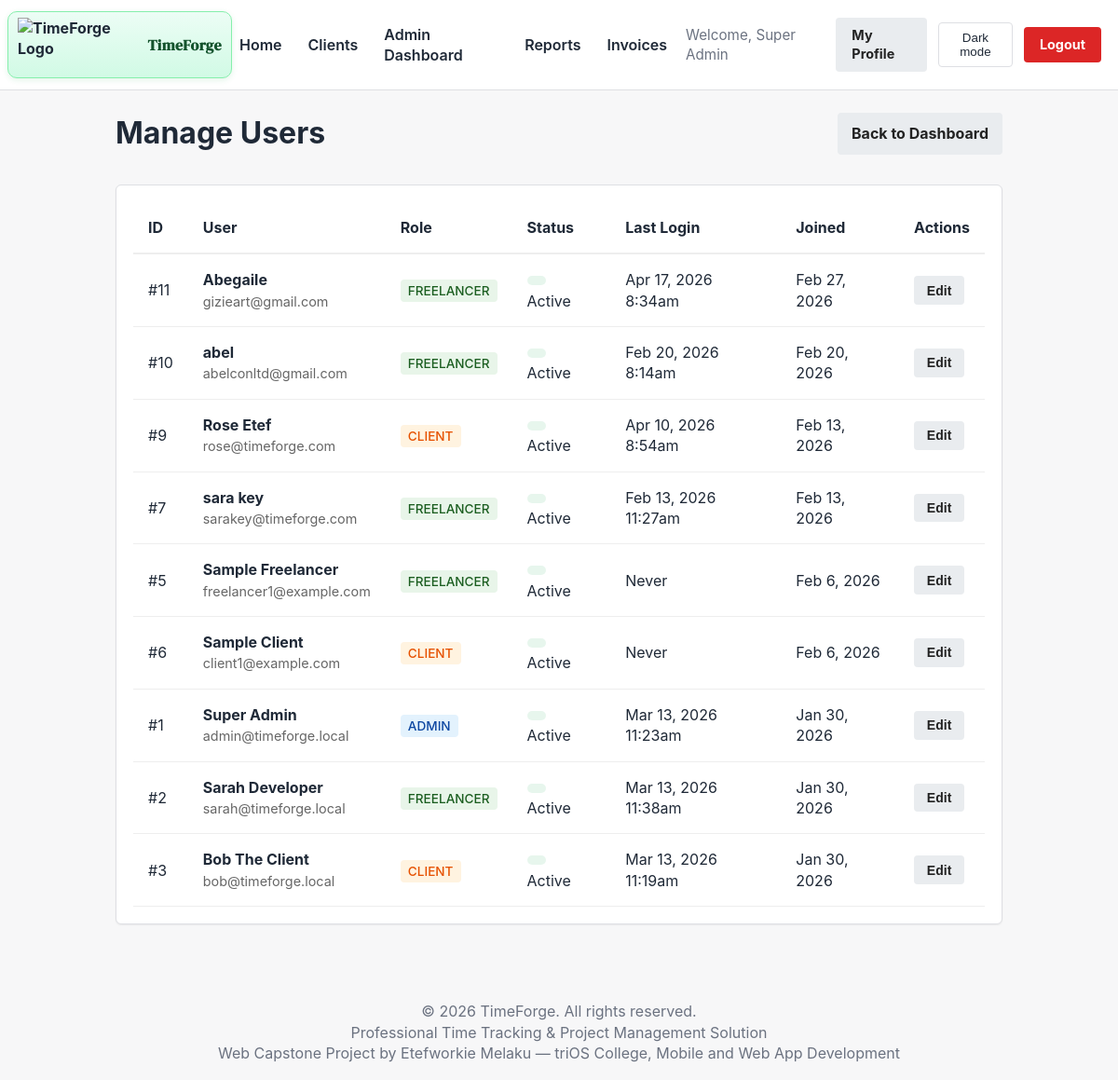
Before: /admin/users.php (signed in) with the older database file.
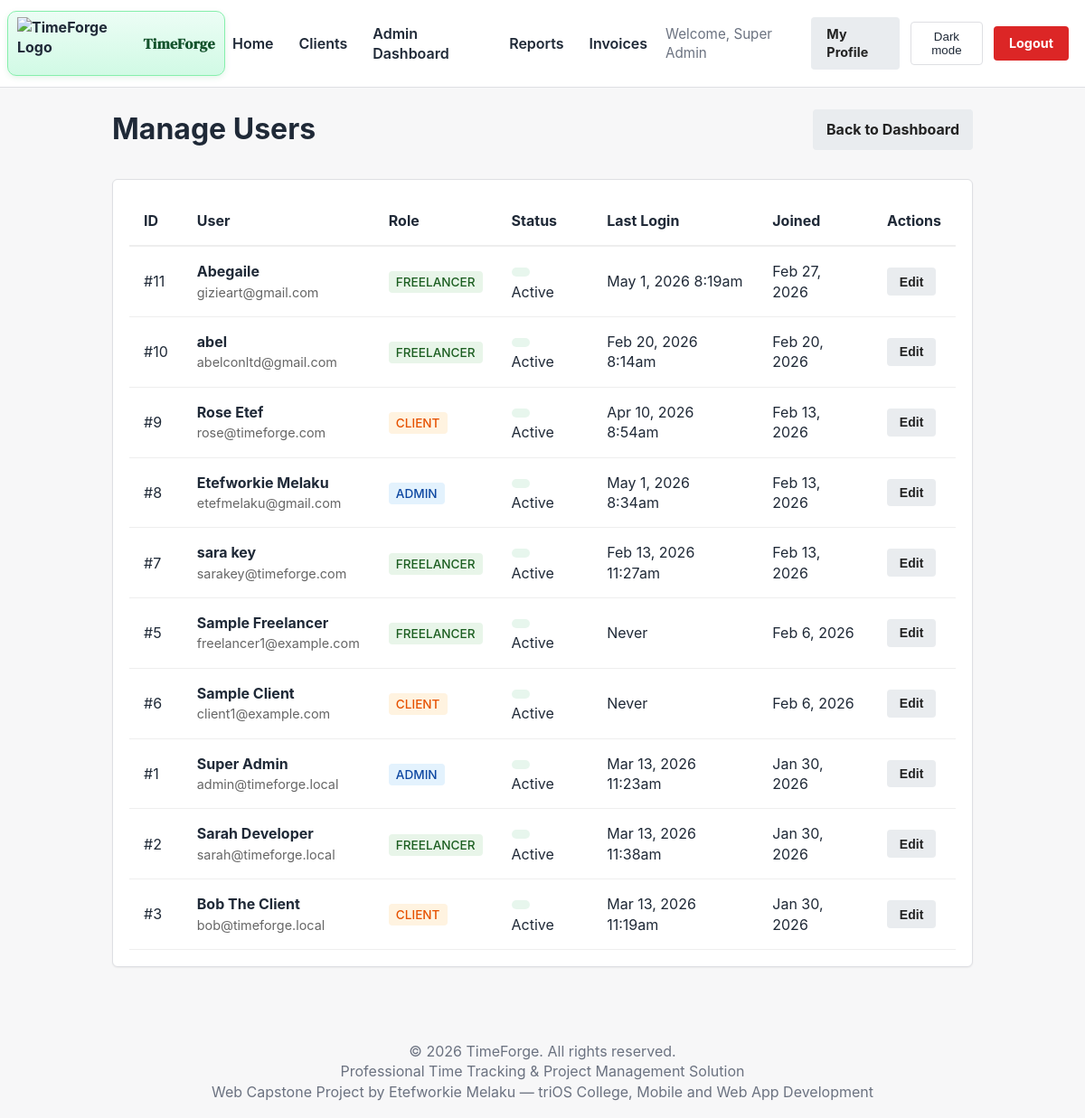
After: the same page with the newer database file.
### tables this page shows
CREATE TABLE `users` (
  `id` int(11) NOT NULL AUTO_INCREMENT,
  `company_id` int(11) DEFAULT NULL,
  `username` varchar(50) NOT NULL,
  `email` varchar(100) NOT NULL,
  `password` varchar(255) NOT NULL,
  `role` enum('admin','freelancer','client') NOT NULL DEFAULT 'freelancer',
  `full_name` varchar(100) NOT NULL,
  `company_name` varchar(150) DEFAULT NULL,
  `business_tagline` varchar(200) DEFAULT NULL,
  `company_logo` varchar(255) DEFAULT NULL,
  `is_active` tinyint(1) DEFAULT 1,
  `last_login` datetime DEFAULT NULL,
  `last_active_at` datetime DEFAULT NULL,
  `current_project_id` int(11) DEFAULT NULL,
  `password_reset_token` varchar(255) DEFAULT NULL,
  `password_reset_expires` datetime DEFAULT NULL,
  `created_at` timestamp NOT NULL DEFAULT current_timestamp(),
  `updated_at` timestamp NOT NULL DEFAULT current_timestamp() ON UPDATE current_timestamp(),
  PRIMARY KEY (`id`),
  UNIQUE KEY `username` (`username`),
  UNIQUE KEY `email` (`email`),
  KEY `users_fk_current_project` (`current_project_id`),
  KEY `company_id` (`company_id`),
  CONSTRAINT `users_fk_company` FOREIGN KEY (`company_id`) REFERENCES `companies` (`id`) ON DELETE SET NULL,
  CONSTRAINT `users_fk_current_project` FOREIGN KEY (`current_project_id`) REFERENCES `projects` (`id`) ON DELETE SET NULL
);

### src/Core/Auth.php (called while the page is built, shortened)
<?php
function devBypassEnabled() {
    return defined('DEV_AUTH_BYPASS') && DEV_AUTH_BYPASS === true;
}
function getCurrentUser() {
    return isset($_SESSION['user_id']) ? $_SESSION : null;
}
function isLoggedIn() {
    return isset($_SESSION['user_id']) && !empty($_SESSION['user_id']);
}
function hasRole($role) {
    return isset($_SESSION['role']) && $_SESSION['role'] === $role;
}

### admin/users.php (the view, shortened to what the changed rows need)
<?php
require_once __DIR__ . '/../includes/auth.php';
try {
    $stmt = $pdo->prepare("SELECT id, username, email, full_name, role, is_active, last_login, created_at FROM users WHERE company_id = :company_id ORDER BY created_at DESC");
    $stmt->execute([':company_id' => $_SESSION['company_id']]);
    $users = $stmt->fetchAll(PDO::FETCH_ASSOC);
} catch (PDOException $e) {
    die("Error fetching users: " . $e->getMessage());
}
?>
<!DOCTYPE html>
<html lang="en">
<head>
    <link rel="stylesheet" href="/TimeForge_Capstone/css/style.css">
</head>
<body>
    <?php include_once __DIR__ . '/../includes/header_partial.php'; ?>
    <div class="container">
        <div style="display: flex; justify-content: space-between; align-items: center; margin-bottom: 2rem;">
            <h1>Manage Users</h1>
        </div>
        <div class="card">
            <div style="overflow-x: auto;">
                <table style="width: 100%; border-collapse: collapse;">
                    <thead>
                        <tr style="border-bottom: 2px solid #eee; text-align: left;">
                            <th style="padding: 1rem;">ID</th>
                            <th style="padding: 1rem;">User</th>
                            <th style="padding: 1rem;">Role</th>
                            <th style="padding: 1rem;">Status</th>
                            <th style="padding: 1rem;">Last Login</th>
                            <th style="padding: 1rem;">Joined</th>
                            <th style="padding: 1rem;">Actions</th>
                        </tr>
                    </thead>
                    <tbody>
                        <?php foreach ($users as $user): ?>
                        <tr style="border-bottom: 1px solid #eee;">
                            <td style="padding: 1rem;">#<?= $user['id'] ?></td>
                            <td style="padding: 1rem;">
                                <strong><?= htmlspecialchars($user['full_name']) ?></strong><br>
                                <span style="font-size: 0.9em; color: #666;"><?= htmlspecialchars($user['email']) ?></span>
                            </td>
                            <td style="padding: 1rem;">
                                <span class="role-badge role-<?= $user['role'] ?>"><?= ucfirst($user['role']) ?></span>
                            </td>
                            <td style="padding: 1rem;">
                                <span class="status-badge <?= $user['is_active'] ? 'status-active' : 'status-inactive' ?>"></span>
                                <?= $user['is_active'] ? 'Active' : 'Disabled' ?>
                            </td>
                            <td style="padding: 1rem;">
                                <?= $user['last_login'] ? date('M j, Y g:ia', strtotime($user['last_login'])) : 'Never' ?>
                            </td>
                            <td style="padding: 1rem;">
                                <?= date('M j, Y', strtotime($user['created_at'])) ?>
                            </td>
                            <td style="padding: 1rem;">
                                <button class="btn btn-secondary btn-sm" disabled>Edit</button>
                            </td>
                        </tr>
                        <?php endforeach; ?>
                    </tbody>
                </table>
            </div>
        </div>
    </div>
</body>
</html>

### includes/header_partial.php (shortened to what the changed rows need)
<?php
require_once __DIR__ . '/auth.php';
$current_user = getCurrentUser();
?>
<header>
  <nav>
    <a href="/TimeForge_Capstone/index.php">Home</a>
    <?php if (isLoggedIn()): ?>
      <?php if (hasRole('client')): ?>
        <a href="/TimeForge_Capstone/client/dashboard.php">My Dashboard</a>
        <a href="/TimeForge_Capstone/client/projects.php">My Projects</a>
        <a href="/TimeForge_Capstone/invoices/history.php">Invoices</a>
      <?php else: ?>
        <a href="/TimeForge_Capstone/clients.php">Clients</a>
        <?php if (hasRole('admin')): ?>
          <a href="/TimeForge_Capstone/admin/dashboard.php">Admin Dashboard</a>
          <a href="/TimeForge_Capstone/admin/reports.php">Reports</a>
          <a href="/TimeForge_Capstone/invoices/history.php">Invoices</a>
        <?php elseif (hasRole('freelancer')): ?>
          <a href="/TimeForge_Capstone/freelancer/dashboard.php">Freelancer Portal</a>
        <?php endif; ?>
      <?php endif; ?>
      <span class="nav-text">Welcome, <?php echo htmlspecialchars($current_user['full_name'] ?? 'User'); ?></span>
      <a href="/TimeForge_Capstone/profile.php" class="btn btn-secondary btn-compact">My Profile</a>
      <button id="themeToggle" class="theme-toggle">Dark mode</button>
      <a href="/TimeForge_Capstone/includes/logout.php" class="btn btn-danger btn-compact">Logout</a>
    <?php else: ?>
      <button id="themeToggle" class="theme-toggle">Dark mode</button>
      <a href="/TimeForge_Capstone/login.php">Login</a>
      <a href="/TimeForge_Capstone/register.php">Register</a>
    <?php endif; ?>
  </nav>
</header>
<link rel="stylesheet" href="/TimeForge_Capstone/css/style.css">
<link rel="stylesheet" href="/TimeForge_Capstone/css/time_tracker.css">

Changed rows visible on the page:
changed users "Abegaile": last_login "Apr 17, 2026 8:34am" → "May 1, 2026 8:19am"
now on this page (row edited): users: id "8", full_name "Etefworkie Melaku", email "etefmelaku@gmail.com", role "ADMIN", is_active 1 (drawn), last_login "May 1, 2026 8:34am", created_at "Feb 13, 2026"
